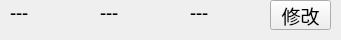
<?xml version="1.0" encoding="UTF-8"?>
<ui version="4.0">
 <class>ThresholdUnitWid</class>
 <widget class="QWidget" name="ThresholdUnitWid">
  <property name="geometry">
   <rect>
    <x>0</x>
    <y>0</y>
    <width>341</width>
    <height>40</height>
   </rect>
  </property>
  <property name="windowTitle">
   <string>Form</string>
  </property>
  <widget class="QLabel" name="valueLab">
   <property name="geometry">
    <rect>
     <x>10</x>
     <y>0</y>
     <width>60</width>
     <height>25</height>
    </rect>
   </property>
   <property name="font">
    <font>
     <family>AR PL UKai CN</family>
     <pointsize>14</pointsize>
     <weight>50</weight>
     <bold>false</bold>
    </font>
   </property>
   <property name="text">
    <string>---</string>
   </property>
  </widget>
  <widget class="QLabel" name="minLab">
   <property name="geometry">
    <rect>
     <x>100</x>
     <y>0</y>
     <width>60</width>
     <height>25</height>
    </rect>
   </property>
   <property name="font">
    <font>
     <family>AR PL UKai CN</family>
     <pointsize>14</pointsize>
     <weight>50</weight>
     <bold>false</bold>
    </font>
   </property>
   <property name="text">
    <string>---</string>
   </property>
  </widget>
  <widget class="QLabel" name="maxLab">
   <property name="geometry">
    <rect>
     <x>190</x>
     <y>0</y>
     <width>60</width>
     <height>25</height>
    </rect>
   </property>
   <property name="font">
    <font>
     <family>AR PL UKai CN</family>
     <pointsize>14</pointsize>
     <weight>50</weight>
     <bold>false</bold>
    </font>
   </property>
   <property name="text">
    <string>---</string>
   </property>
  </widget>
  <widget class="QPushButton" name="setBtn">
   <property name="geometry">
    <rect>
     <x>270</x>
     <y>0</y>
     <width>61</width>
     <height>30</height>
    </rect>
   </property>
   <property name="font">
    <font>
     <family>AR PL UKai CN</family>
     <pointsize>14</pointsize>
     <weight>50</weight>
     <bold>false</bold>
    </font>
   </property>
   <property name="text">
    <string>修改</string>
   </property>
  </widget>
 </widget>
 <resources/>
 <connections/>
</ui>
